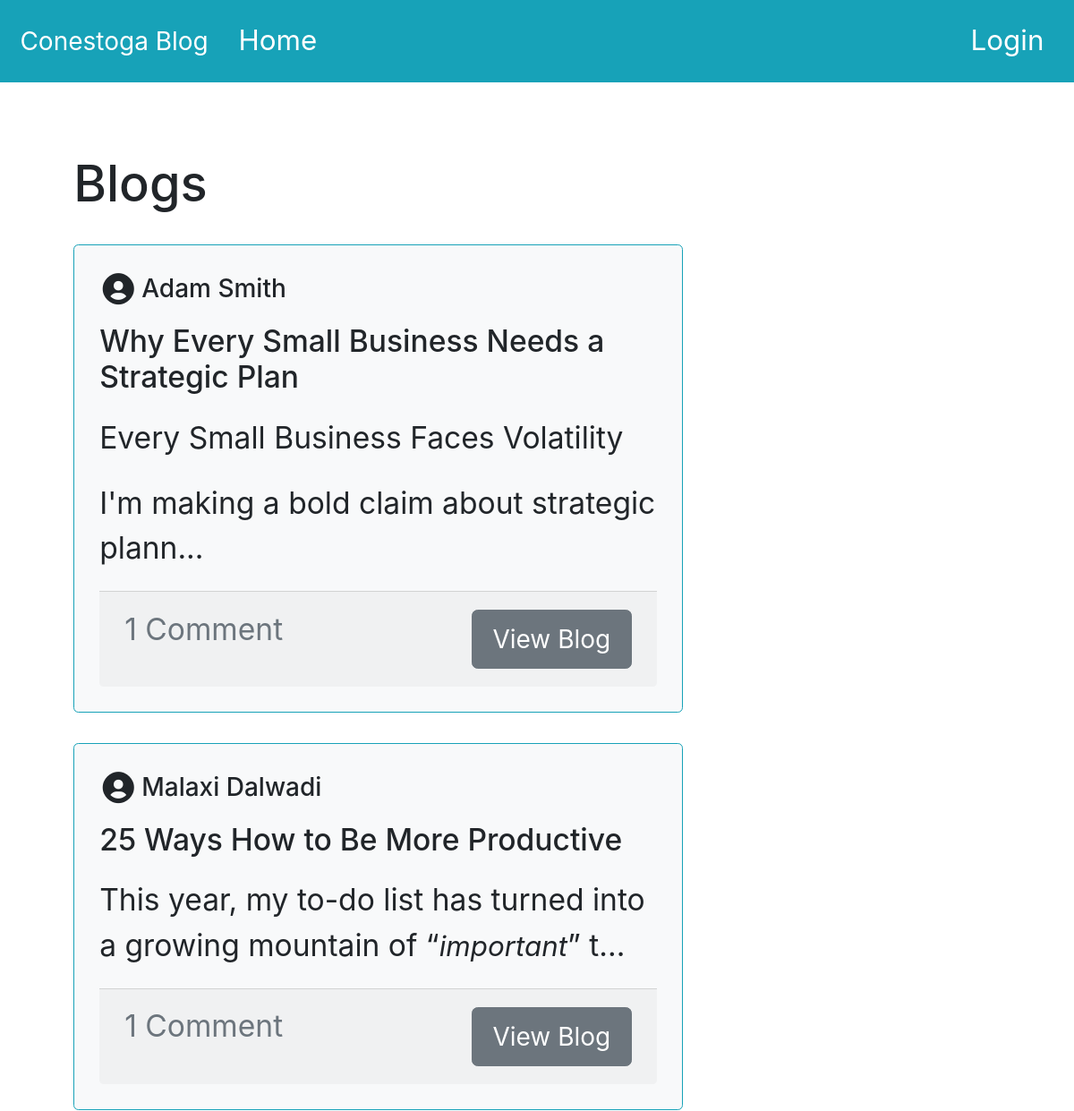
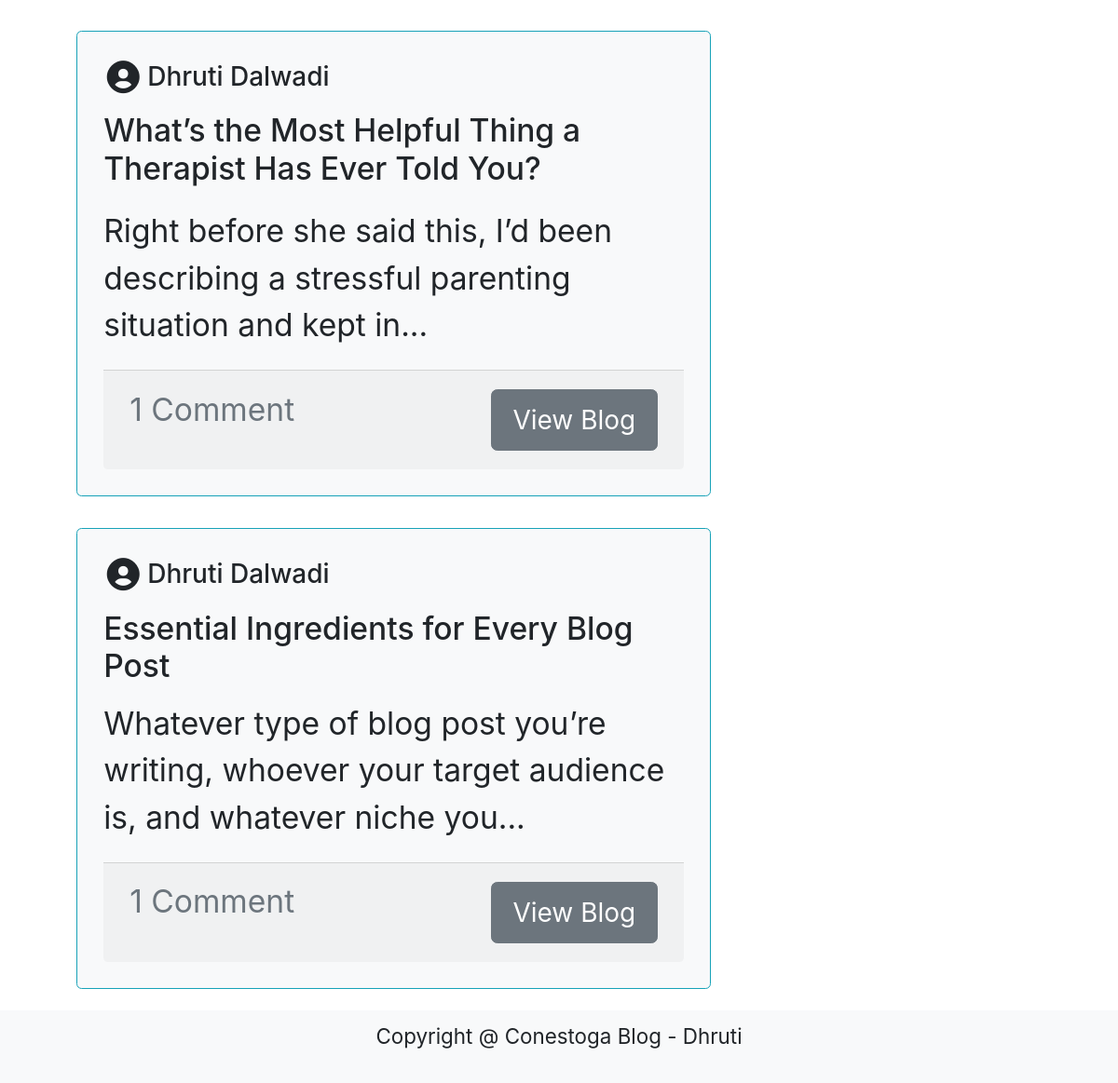
Screenshot of /conestoga_blog/home/index.php with the database file from the repository (2 pictures, top to bottom).
### tables this page shows
CREATE TABLE IF NOT EXISTS `posts` (
  `post_id` int NOT NULL AUTO_INCREMENT,
  `title` varchar(255) NOT NULL,
  `description` text NOT NULL,
  `created_by` int NOT NULL,
  `created_at` datetime NOT NULL DEFAULT CURRENT_TIMESTAMP,
  `total_likes` int NOT NULL DEFAULT '0',
  `total_comments` int NOT NULL DEFAULT '0',
  `updated_at` datetime NOT NULL,
  `status` enum('Active','Inactive') NOT NULL DEFAULT 'Active',
  `is_deleted` tinyint(1) NOT NULL DEFAULT '0',
  PRIMARY KEY (`post_id`)
);

CREATE TABLE IF NOT EXISTS `users` (
  `user_id` int NOT NULL AUTO_INCREMENT,
  `first_name` varchar(100) NOT NULL,
  `last_name` varchar(100) NOT NULL,
  `email_id` varchar(100) NOT NULL,
  `password` varchar(255) NOT NULL,
  `created_at` datetime NOT NULL DEFAULT CURRENT_TIMESTAMP,
  PRIMARY KEY (`user_id`)
);

### conestoga_blog/home/index.php (the view, shortened to what this page needs)
<?php
include_once('../db.php');
$query = "SELECT posts.post_id,posts.title,posts.description,posts.total_comments,users.first_name,users.last_name FROM posts LEFT JOIN users ON users.user_id = posts.created_by WHERE is_deleted = 0 AND status ='Active' ORDER BY posts.created_at DESC";
$result = mysqli_query($conn,$query);
$posts =mysqli_fetch_all($result,MYSQLI_ASSOC);
?>
<?php include '../common/header.php'; ?>
<section class="row justify-content-left section-margin mr-5 ml-5 mb-5">
    <?php if(sizeof($posts) > 0){ ?>
    <div class="col-md-8 mb-3">
        <h1 class="mt-3">Blogs</h1>
    </div>
    <?php foreach ($posts as $post) { ?>
    <div class="col-md-8 mb-4">
        <div class="card bg-light border-info">
            <div class="card-body">
                <h5 class="card-title d-flex align-items-center">
                    <i class="bx bxs-user-circle" style="font-size: 1.5em; margin-right: 5px;"></i>
                    <?php echo $post['first_name']. " ".$post['last_name']; ?>
                </h5>
                <h4 class="card-title"><?php echo $post['title']; ?></h4>
                <p class="card-text">
                    <?php
                    if(strlen($post['description']) > 100){
                        echo substr($post['description'], 0, 100) . "...";
                    }else{
                        echo $post['description'];
                    }?>
                </p>
                <div class="card-footer text-muted d-flex justify-content-between align-items-center">
                    <p class="card-text">
                        <?php echo ($post['total_comments']) > 0 ? ($post['total_comments'] > 1 ? $post['total_comments'] ." Comments" : "1 Comment") :"No Comments Yet"; ?>
                    </p>
                    <a href="../posts/postDetail.php?postId=<?php echo $post['post_id']; ?>"
                        class="btn btn-secondary btn-lg">View
                        Blog</a>
                </div>
            </div>
        </div>
    </div>
    <?php }
    }else{
        echo "No Blogs Yet";
    }
    ?>
</section>
<?php include '../common/footer.php'; ?>

### conestoga_blog/common/header.php (shortened to what this page needs)
<?php
$isLoggedIn = false;
?>
<!DOCTYPE html>
<html lang="en">
<head>
    <link rel="stylesheet" href="../css/style.css">
    <link rel="stylesheet" href="https://cdn.jsdelivr.net/npm/bootstrap@4.6.2/dist/css/bootstrap.min.css"
 />
    <link href="https://unpkg.com/boxicons@2.1.4/css/boxicons.min.css" rel="stylesheet" />
</head>
<body>
    <nav class="navbar navbar-expand-lg navbar-light bg-info fixed-top">
        <a class="navbar-brand nav-text text-white" href="#">Conestoga Blog</a>
        <div class="collapse navbar-collapse" id="navbarNav">
            <ul class="navbar-nav mr-auto">
                <li class="nav-item active">
                    <a class="nav-link text-white" href="../home/index.php">Home </a>
                </li>
            </ul>
            <ul class="navbar-nav ml-auto">
                <?php if(!$isLoggedIn){ ?>
                <li class="nav-item">
                    <a class="nav-link text-white" href="../auth/login.php">Login</a>
                </li>
                <?php } ?>
            </ul>
        </div>
    </nav>

### conestoga_blog/common/footer.php
<footer>
    <nav class="navbar fixed-bottom navbar-light bg-light">
        <div class="col-md-12 col-lg-12">
            <p class="footer-text text-center">Copyright @ Conestoga Blog - Dhruti</p>
        </div>
    </nav>
</footer>
</body>
</html>

### conestoga_blog/css/style.css (style rules this page uses)
* { font-size: 1.4rem; box-sizing: border-box; }
p { font-size: 1.5rem; }
.section-margin { margin-top: 150px; }
.footer-text { font-size: 1rem; }

### rows the page displays
posts: users.first_name "Adam", users.last_name "Smith", title "Why Every Small Business Needs a Strategic Plan", description "Every Small Business Faces Volatility I'm making a bold claim about strategic plann", total_comments "1 Comment"
posts: users.first_name "Malaxi", users.last_name "Dalwadi", title "25 Ways How to Be More Productive", description "This year, my to-do list has turned into a growing mountain of “ important ” t", total_comments "1 Comment"
posts: users.first_name "Dhruti", users.last_name "Dalwadi", title "What’s the Most Helpful Thing a Therapist Has Ever Told You?", description "Right before she said this, I’d been describing a stressful parenting situation and kept in", total_comments "1 Comment"
posts: users.first_name "Dhruti", users.last_name "Dalwadi", title "Essential Ingredients for Every Blog Post", description "Whatever type of blog post you’re writing, whoever your target audience is, and whatever niche you", total_comments "1 Comment"
